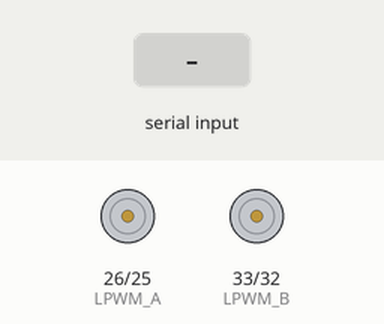
Simulated run of this sketch. Board: ESP32. Shown: motor-driver pin pairs drawn as motors (green arrow = first pin HIGH = forward, orange = second pin HIGH = backward, longer = more drive). The inputs (shaded band) are chosen by the test bench. WiFi joins after 1.5 s; servers stay silent unless stated; not simulated (calls return 0 or success): secrets.h; what the sketch prints to the serial monitor is not drawn.

Above: at 3.2 s.
3.3 s: "fata\n" received over Serial
At 4.5 s:
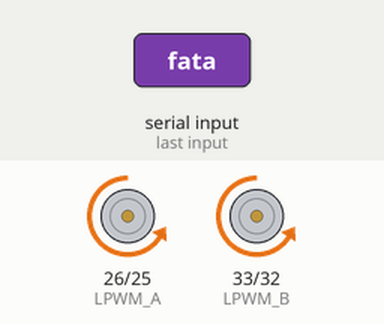
6.3 s: "inapoi\n" received over Serial
At 6.8 s:
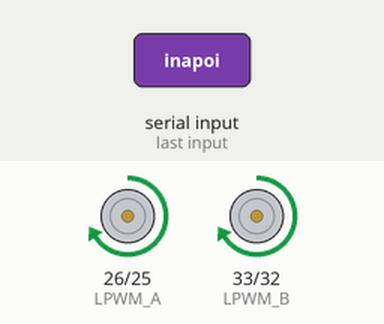
9.3 s: "left\n" received over Serial
At 10.3 s:
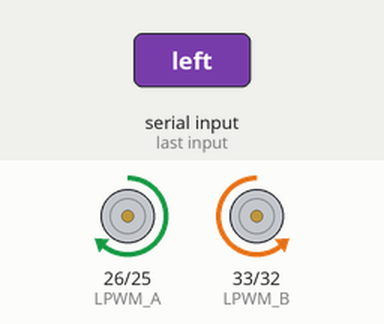
12.3 s: "right\n" received over Serial
At 13.5 s:
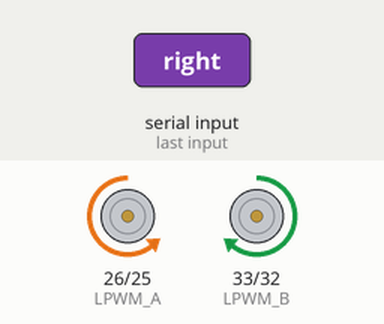
Timing chart, 0 to 15.3 s (numbered marks = the images above; inputs shaded):
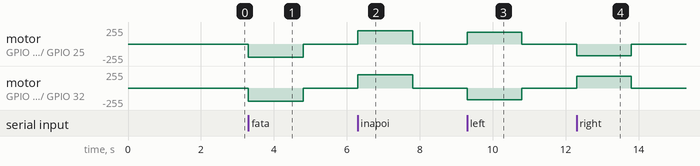

Measured:
- after the input at 3.3 s, motor on GPIO 26 (LPWM_A) / GPIO 25 (RPWM_A), motor on GPIO 33 (LPWM_B) / GPIO 32 (RPWM_B): stopped → backward 199/255 at once, → stopped 1.5 s later
- after the input at 6.3 s, motor on GPIO 26 (LPWM_A) / GPIO 25 (RPWM_A), motor on GPIO 33 (LPWM_B) / GPIO 32 (RPWM_B): stopped → forward 199/255 at once, → stopped 1.5 s later
- after the input at 9.3 s, motor on GPIO 26 (LPWM_A) / GPIO 25 (RPWM_A): stopped → forward 179/255 at once, → stopped 1.5 s later; motor on GPIO 33 (LPWM_B) / GPIO 32 (RPWM_B): stopped → backward 179/255 at once, → stopped 1.5 s later
- after the input at 12.3 s, motor on GPIO 26 (LPWM_A) / GPIO 25 (RPWM_A): stopped → backward 179/255 at once, → stopped 1.5 s later; motor on GPIO 33 (LPWM_B) / GPIO 32 (RPWM_B): stopped → forward 179/255 at once, → stopped 1.5 s later

The sketch:

main.ino
```cpp
// --- AI-PROVENIENTA ---
// Model:      Gemini 3.5 Flash (Antigravity)
// Clasa:      Gemini-class
// Data:       2026-06-18
// Contribuție: refactorizat
// Scop:       Implementare control UDP WiFi robust pe portul 4210 la 1kHz, eliminând spasmele motorului (frecvență redusă de la 20kHz la 1kHz din cauza optocuploarelor lente IBT-2). Integrare secrets.h.
// Validare:   Pregătit pentru upload și verificare hardware de către Gabriel.
// Cross-AI:   Modificat frecvența stabilită de Claude de la 20kHz la 1kHz, rezolvând spasmele motorului raportate de utilizator.
// --- /AI-PROVENIENTA ---

/*
 * R2-D2 MOTION CONTROL v3.1 — Calibrat de Gemini/Antigravity
 * ==========================================================
 * Hardware confirmat 2026-06-07 & 2026-06-18:
 *   Driver:    2x IBT-2 (BTS7960) — R_EN/L_EN pe 5V hardware
 *   ESP32:     LAFVIN WROOM-32E
 *   Protocol:  UDP WiFi, port 4210
 *   Frecvență: 1000Hz (1kHz) — rezolvă spasmele cauzate de optocuploarele lente
 *   Securitate: Credențiale din secrets.h (git-ignored)
 */

#include <WiFi.h>
#include <WiFiUdp.h>
#include "secrets.h"

// ── REȚEA ──────────────────────────────────────────────
const int   UDP_PORT = 4210;

// ── MOTOR A — IBT-2 #1 — CONFIRMAT FIZIC ──────────────
#define RPWM_A 25
#define LPWM_A 26
#define CH_RA  0
#define CH_LA  1

// ── MOTOR B — IBT-2 #2 — CONFIRMAT FIZIC (Singurul activ acum) ───
#define RPWM_B 32
#define LPWM_B 33
#define CH_RB  2
#define CH_LB  3

// ── PWM ────────────────────────────────────────────────
#define PWM_FREQ  1000    // 1kHz — optim pentru optocuploarele IBT-2 (PC817)
#define PWM_BITS  8       // 0-255

// ── VITEZĂ ─────────────────────────────────────────────
int viteza      = 200;   // viteză mișcare liniară (0-255)
int vitezaViraj = 180;   // viteză rotire (0-255)

// ── SAFETY ─────────────────────────────────────────────
const unsigned long TIMEOUT_MS = 1500;  // stop dacă tace 1.5s
unsigned long ultimaComanda    = 0;
bool          motorsRunning    = false;

// ── OBIECTE ────────────────────────────────────────────
WiFiUDP udp;
char    buf[255];

unsigned long lastWiFiCheck = 0;
const unsigned long WIFI_CHECK_INTERVAL = 10000; // verifică la fiecare 10s în loop

// ══════════════════════════════════════════════════════
void setup() {
  Serial.begin(115200);
  delay(500);
  Serial.println("\n[R2-D2 v3.1] Pornire...");

  initMotors();
  opreste();

  // Conectare inițială la WiFi
  connectWiFi();

  int tries = 0;
  while (WiFi.status() != WL_CONNECTED && tries < 20) { // maxim 10 secunde de așteptare blocantă la pornire
    delay(500);
    Serial.print(".");
    tries++;
  }

  if (WiFi.status() == WL_CONNECTED) {
    Serial.println("\n[WiFi] Conectat cu succes!");
    Serial.print("[WiFi] IP local: ");
    Serial.println(WiFi.localIP());
  } else {
    Serial.println("\n[WiFi] Conectarea inițială a eșuat. Va reîncerca în loop (fundal).");
  }

  udp.begin(UDP_PORT);
  Serial.printf("[UDP] Ascultare pe portul %d\n", UDP_PORT);
  Serial.println("[R2-D2] Pregătit pentru comenzi.");
}

void loop() {
  // Verificare și reconectare WiFi non-blocantă
  verifyWiFi();

  // Safety timeout — oprire automată la 1.5s fără comandă primită
  if (motorsRunning && millis() - ultimaComanda > TIMEOUT_MS) {
    Serial.println("[SAFETY] Timeout 1.5s — oprire automată motoare.");
    opreste();
  }

  // 1. Citire Serial (pentru testare directă prin cablu USB)
  if (Serial.available() > 0) {
    String serialCmd = Serial.readStringUntil('\n');
    serialCmd.trim();
    serialCmd.toLowerCase();
    if (serialCmd.length() > 0) {
      Serial.println("[SERIAL CMD] " + serialCmd);
      ultimaComanda = millis();
      executa(serialCmd);
    }
  }

  // 2. Citire UDP
  int sz = udp.parsePacket();
  if (sz > 0) {
    int len = udp.read(buf, sizeof(buf) - 1);
    if (len > 0) {
      buf[len] = '\0';
      String cmd = String(buf);
      cmd.trim();
      cmd.toLowerCase();
      Serial.println("[UDP CMD] " + cmd);
      ultimaComanda = millis();
      executa(cmd);
    }
  }
}


// ══════════════════════════════════════════════════════
void executa(const String& cmd) {
  if      (cmd == "fata"   || cmd == "inainte") inainte();
  else if (cmd == "inapoi" || cmd == "spate")   inapoi();
  else if (cmd == "left"   || cmd == "stanga")  stanga();   // rotire stânga continuă
  else if (cmd == "right"  || cmd == "dreapta") dreapta();  // rotire dreapta continuă
  else if (cmd == "stop"   || cmd == "opreste") opreste();
  else if (cmd == "status")                     sendStatus();
  else if (cmd.startsWith("v:")) {              // ex: v:150
    int val = cmd.substring(2).toInt();
    if (val >= 0 && val <= 255) {
      viteza = val;
      vitezaViraj = constrain(val - 20, 0, 255);
      Serial.printf("[CONFIG] Viteza setată la %d, Viteza viraj la %d\n", viteza, vitezaViraj);
    }
  }
  else {
    Serial.println("[WARN] Comandă necunoscută: " + cmd);
  }
}

// ══════════════════════════════════════════════════════
// MIȘCARE (IBT-2: RPWM=spd + LPWM=0 -> înainte | RPWM=0 + LPWM=spd -> înapoi)
// ══════════════════════════════════════════════════════
void inainte() {
  motor(CH_RA, CH_LA, viteza, true);
  motor(CH_RB, CH_LB, viteza, true);
  motorsRunning = true;
  Serial.printf("[MOT] Înainte @ %d\n", viteza);
}

void inapoi() {
  motor(CH_RA, CH_LA, viteza, false);
  motor(CH_RB, CH_LB, viteza, false);
  motorsRunning = true;
  Serial.printf("[MOT] Înapoi @ %d\n", viteza);
}

void stanga() {
  // Tracțiune diferențială continuă (rotire pe loc)
  motor(CH_RA, CH_LA, vitezaViraj, false);  // Motor A înapoi
  motor(CH_RB, CH_LB, vitezaViraj, true);   // Motor B înainte
  motorsRunning = true;
  Serial.printf("[MOT] Rotire Stânga @ %d\n", vitezaViraj);
}

void dreapta() {
  // Tracțiune diferențială continuă (rotire pe loc)
  motor(CH_RA, CH_LA, vitezaViraj, true);   // Motor A înainte
  motor(CH_RB, CH_LB, vitezaViraj, false);  // Motor B înapoi
  motorsRunning = true;
  Serial.printf("[MOT] Rotire Dreapta @ %d\n", vitezaViraj);
}

void opreste() {
  ledcWrite(CH_RA, 0); ledcWrite(CH_LA, 0);
  ledcWrite(CH_RB, 0); ledcWrite(CH_LB, 0);
  motorsRunning = false;
  Serial.println("[MOT] STOP total.");
}

// ══════════════════════════════════════════════════════
// UTILITĂȚI
// ══════════════════════════════════════════════════════
void motor(int chR, int chL, int spd, bool directieInainte) {
  ledcWrite(chR, directieInainte ? spd : 0);
  ledcWrite(chL, directieInainte ? 0 : spd);
}

void initMotors() {
  // Configurare LEDC pentru ESP32 (compatibil Core 2.x)
  ledcSetup(CH_RA, PWM_FREQ, PWM_BITS); ledcAttachPin(RPWM_A, CH_RA);
  ledcSetup(CH_LA, PWM_FREQ, PWM_BITS); ledcAttachPin(LPWM_A, CH_LA);
  ledcSetup(CH_RB, PWM_FREQ, PWM_BITS); ledcAttachPin(RPWM_B, CH_RB);
  ledcSetup(CH_LB, PWM_FREQ, PWM_BITS); ledcAttachPin(LPWM_B, CH_LB);
  Serial.println("[MOTOR] LEDC 1kHz inițializat (OK)");
}

void connectWiFi() {
  WiFi.disconnect();
  WiFi.mode(WIFI_STA);
  WiFi.begin(WIFI_SSID, WIFI_PASS);
  Serial.print("[WiFi] Inițiere conexiune la ");
  Serial.println(WIFI_SSID);
}

void verifyWiFi() {
  if (WiFi.status() != WL_CONNECTED) {
    if (millis() - lastWiFiCheck > WIFI_CHECK_INTERVAL) {
      lastWiFiCheck = millis();
      Serial.println("[WiFi] Conexiune pierdută. Încercare reconectare...");
      opreste();
      // Pornim reconectarea non-blocantă
      WiFi.begin(WIFI_SSID, WIFI_PASS);
    }
  } else {
    static bool loggedIP = false;
    if (!loggedIP) {
      Serial.print("[WiFi] Reconectat! IP: ");
      Serial.println(WiFi.localIP());
      loggedIP = true;
    }
  }
}

void sendStatus() {
  String r = "{\"ip\":\"" + WiFi.localIP().toString() +
             "\",\"viteza\":" + viteza +
             ",\"viraj\":" + vitezaViraj +
             ",\"uptime\":" + millis()/1000 +
             ",\"pwm_hz\":1000,\"driver\":\"IBT2x2\"}";
  udp.beginPacket(udp.remoteIP(), udp.remotePort());
  udp.print(r);
  udp.endPacket();
  Serial.println("[STATUS] Răspuns trimis: " + r);
}
```
